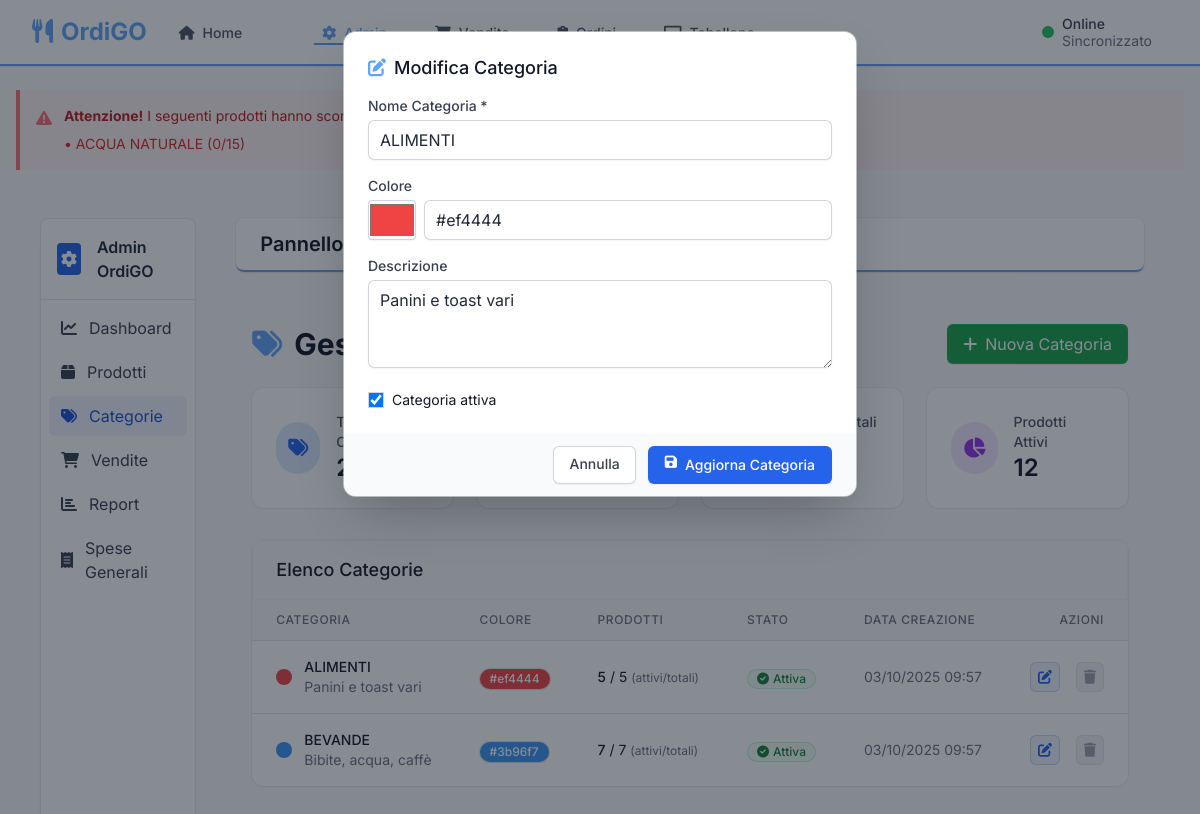
Page /index.php?route=admin&page=categories&action=edit&id=1 on the committed database.
### tables this page shows
CREATE TABLE products (
            id INTEGER PRIMARY KEY AUTOINCREMENT,
            name VARCHAR(200) NOT NULL,
            description TEXT,
            purchase_price DECIMAL(10,2) NOT NULL,
            category_id INTEGER,
            stock_quantity INTEGER DEFAULT 0,
            min_stock_level INTEGER DEFAULT 5,
            image_url VARCHAR(500),
            active BOOLEAN DEFAULT 1,
            created_at DATETIME DEFAULT CURRENT_TIMESTAMP,
            updated_at DATETIME DEFAULT CURRENT_TIMESTAMP, selling_price DECIMAL(10,2) DEFAULT 0,
            FOREIGN KEY (category_id) REFERENCES categories(id) ON DELETE SET NULL
        );

CREATE TABLE categories (
            id INTEGER PRIMARY KEY AUTOINCREMENT,
            name VARCHAR(100) NOT NULL UNIQUE,
            description TEXT,
            color VARCHAR(7) DEFAULT '#3B82F6',
            icon VARCHAR(50) DEFAULT 'tag',
            active BOOLEAN DEFAULT 1,
            created_at DATETIME DEFAULT CURRENT_TIMESTAMP,
            updated_at DATETIME DEFAULT CURRENT_TIMESTAMP
        );

### admin/categories.php (the view, shortened to what the rows shown need)
<?php
$db = Database::getInstance();
$action = $_POST['action'] ?? $_GET['action'] ?? '';
$stmt = $db->query("
    SELECT c.id, c.name, c.description, c.color as color_hex, c.active, c.created_at,
           COUNT(DISTINCT p_active.id) as active_products,
           COUNT(DISTINCT p_all.id) as product_count
    FROM categories c
    LEFT JOIN products p_active ON c.id = p_active.category_id AND p_active.active = 1
    LEFT JOIN products p_all ON c.id = p_all.category_id
    GROUP BY c.id, c.name, c.description, c.color, c.active, c.created_at
    ORDER BY c.name
");
$categories = $stmt->fetchAll();
$edit_category = null;
if ($action === 'edit' && isset($_GET['id'])) {
    $stmt = $db->query("SELECT * FROM categories WHERE id = ?", [$_GET['id']]);
    $edit_category = $stmt->fetch();
}
?>
<div class="container mx-auto px-4 py-6">
    <div class="flex justify-between items-center mb-6">
        <h1 class="text-3xl font-bold text-gray-900">
            <i class="fas fa-tags mr-3 text-primary"></i>Gestione Categorie
        </h1>
    </div>
    <div class="bg-white rounded-xl shadow-sm ring-1 ring-gray-200/60 overflow-hidden">
        <div class="overflow-x-auto">
            <table class="min-w-full divide-y divide-gray-200">
                <thead class="bg-gray-50">
                    <tr>
                        <th class="px-6 py-3 text-left text-xs font-medium text-gray-500 uppercase tracking-wider">Categoria</th>
                        <th class="px-6 py-3 text-left text-xs font-medium text-gray-500 uppercase tracking-wider">Colore</th>
                        <th class="px-6 py-3 text-left text-xs font-medium text-gray-500 uppercase tracking-wider">Prodotti</th>
                        <th class="px-6 py-3 text-left text-xs font-medium text-gray-500 uppercase tracking-wider">Stato</th>
                        <th class="px-6 py-3 text-left text-xs font-medium text-gray-500 uppercase tracking-wider">Data Creazione</th>
                        <th class="px-6 py-3 text-right text-xs font-medium text-gray-500 uppercase tracking-wider">Azioni</th>
                    </tr>
                </thead>
                <tbody class="bg-white divide-y divide-gray-200">
                    <?php foreach ($categories as $category): ?>
                        <tr class="hover:bg-gray-50 transition">
                            <td class="px-6 py-4 whitespace-nowrap">
                                <div class="flex items-center">
                                    <div class="w-4 h-4 rounded-full mr-3" style="background-color: <?= htmlspecialchars($category['color_hex'] ?? '#3B82F6') ?>"></div>
                                    <div>
                                        <div class="text-sm font-medium text-gray-900"><?= htmlspecialchars($category['name'] ?? '') ?></div>
                                        <?php if (!empty($category['description'])): ?>
                                            <div class="text-sm text-gray-500"><?= htmlspecialchars($category['description']) ?></div>
                                        <?php endif; ?>
                                    </div>
                                </div>
                            </td>
                            <td class="px-6 py-4 whitespace-nowrap">
                                <span class="inline-flex items-center px-2.5 py-0.5 rounded-full text-xs font-medium text-white ring-1 ring-black/10 shadow-sm" style="background-color: <?= htmlspecialchars($category['color_hex'] ?? '#3B82F6') ?>">
                                    <?= htmlspecialchars($category['color_hex'] ?? '#3B82F6') ?>
                                </span>
                            </td>
                            <td class="px-6 py-4 whitespace-nowrap text-sm text-gray-900">
                                <span class="font-medium"><?= $category['active_products'] ?></span> / <?= $category['product_count'] ?>
                                <span class="text-gray-500 text-xs">(attivi/totali)</span>
                            </td>
                            <td class="px-6 py-4 whitespace-nowrap">
                                <?php if ($category['active']): ?>
                                    <span class="inline-flex items-center px-2.5 py-0.5 rounded-full text-xs font-medium bg-green-50 text-green-700 ring-1 ring-inset ring-green-200">
                                        <i class="fas fa-check-circle mr-1"></i>Attiva
                                    </span>
                                <?php else: ?>
                                    <span class="inline-flex items-center px-2.5 py-0.5 rounded-full text-xs font-medium bg-red-50 text-red-700 ring-1 ring-inset ring-red-200">
                                        <i class="fas fa-times-circle mr-1"></i>Inattiva
                                    </span>
                                <?php endif; ?>
                            </td>
                            <td class="px-6 py-4 whitespace-nowrap text-sm text-gray-500">
                                <?= date('d/m/Y H:i', strtotime($category['created_at'])) ?>
                            </td>
                            <td class="px-6 py-4 whitespace-nowrap text-right text-sm font-medium">
                <a href="?route=admin&page=categories&action=edit&id=<?= $category['id'] ?>"
                                   class="inline-flex items-center p-2 rounded-md bg-blue-50 text-blue-600 hover:bg-blue-100 mr-3 ring-1 ring-inset ring-blue-200 transition-colors duration-150">
                                    <i class="fas fa-edit"></i>
                                </a>
                                <?php if ($category['active_products'] == 0): ?>
                <a href="?route=admin&page=categories&action=delete&id=<?= $category['id'] ?>"
                                       onclick="return confirm('Sei sicuro di voler eliminare questa categoria?')"
                                       class="inline-flex items-center p-2 rounded-md bg-red-50 text-red-600 hover:bg-red-100 ring-1 ring-inset ring-red-200 transition-colors duration-150">
                                        <i class="fas fa-trash"></i>
                                    </a>
                                <?php else: ?>
                                    <span class="inline-flex items-center p-2 rounded-md bg-gray-100 text-gray-400 ring-1 ring-inset ring-gray-200 transition-colors duration-150" title="Impossibile eliminare: categoria con prodotti attivi associati">
                                        <i class="fas fa-trash"></i>
                                    </span>
                                <?php endif; ?>
                            </td>
                        </tr>
                    <?php endforeach; ?>
                </tbody>
            </table>
        </div>
    </div>
</div>
<?php if ($edit_category): ?>
<div id="editCategoryModal" class="fixed inset-0 bg-gray-900 bg-opacity-50 z-50" role="dialog" aria-modal="true" aria-labelledby="editCategoryTitle">
    <div class="flex items-center justify-center min-h-screen pt-4 px-4 pb-20 text-center sm:block sm:p-0">
        <div class="inline-block align-bottom bg-white rounded-xl ring-1 ring-gray-200/60 text-left overflow-hidden shadow-2xl transform transition-all my-8 sm:my-8 sm:align-middle w-full max-w-md sm:max-w-lg mx-4 sm:mx-0">
            <form method="POST" action="?route=admin&page=categories&action=edit">
                <div class="bg-white px-4 sm:px-6 py-5 sm:py-6">
                    <div class="sm:flex sm:items-start">
                        <div class="mt-3 text-center sm:mt-0 sm:text-left w-full">
                            <h3 id="editCategoryTitle" class="text-lg leading-6 font-medium text-gray-900 mb-4">
                                <i class="fas fa-edit mr-2 text-primary"></i>Modifica Categoria
                            </h3>
                            <div class="space-y-4">
                                <div>
                                    <label class="block text-sm font-medium text-gray-700 mb-1">Nome Categoria *</label>
                                    <input type="text" name="name" value="<?= htmlspecialchars($edit_category['name']) ?>" required
                                           class="w-full px-3 py-2 rounded-md shadow-sm ring-1 ring-inset ring-gray-300 focus:outline-none focus:ring-2 focus:ring-blue-500">
                                </div>
                                <div>
                                    <label class="block text-sm font-medium text-gray-700 mb-1">Colore</label>
                                    <div class="flex items-center space-x-2">
                                        <input type="color" name="color_hex" value="<?= htmlspecialchars($edit_category['color'] ?? '#3B82F6') ?>"
                                               class="w-12 h-10 rounded cursor-pointer shadow-sm ring-1 ring-inset ring-gray-300">
                                        <input type="text" name="color_hex_text" value="<?= htmlspecialchars($edit_category['color'] ?? '#3B82F6') ?>"
                                               class="flex-1 px-3 py-2 rounded-md shadow-sm ring-1 ring-inset ring-gray-300 focus:outline-none focus:ring-2 focus:ring-blue-500">
                                    </div>
                                </div>
                                <div>
                                    <label class="block text-sm font-medium text-gray-700 mb-1">Descrizione</label>
                                    <textarea name="description" rows="3"
                                              class="w-full px-3 py-2 rounded-md shadow-sm ring-1 ring-inset ring-gray-300 focus:outline-none focus:ring-2 focus:ring-blue-500"><?= htmlspecialchars($edit_category['description'] ?? '') ?></textarea>
                                </div>
                                <div class="flex items-center">
                                    <input type="checkbox" name="active" <?= $edit_category['active'] ? 'checked' : '' ?>
                                           class="h-4 w-4 text-primary focus:ring-primary ring-1 ring-inset ring-gray-300 rounded">
                                    <label class="ml-2 block text-sm text-gray-900">Categoria attiva</label>
                                </div>
                            </div>
                        </div>
                    </div>
                </div>
                <div class="bg-gray-50 px-4 py-3 sm:px-6 sm:flex sm:flex-row-reverse">
                    <button type="submit" class="w-full inline-flex justify-center rounded-md border border-transparent shadow-sm px-4 py-2 bg-blue-600 text-base font-medium text-white hover:bg-blue-700 focus:outline-none focus:ring-2 focus:ring-offset-2 focus:ring-blue-600 sm:ml-3 sm:w-auto sm:text-sm">
                        <i class="fas fa-save mr-2"></i>Aggiorna Categoria
                    </button>
                <a href="?route=admin&page=categories" class="mt-3 w-full inline-flex justify-center rounded-md ring-1 ring-inset ring-gray-300 shadow-sm px-4 py-2 bg-white text-base font-medium text-gray-700 hover:bg-gray-50 focus:outline-none focus:ring-2 focus:ring-offset-2 focus:ring-blue-600 sm:mt-0 sm:ml-3 sm:w-auto sm:text-sm">
                        Annulla
                    </a>
                </div>
            </form>
        </div>
    </div>
</div>
<?php endif; ?>

### templates/header.php (shortened to what the rows shown need)
<!DOCTYPE html>
<html lang="it">
<head>
    <?php
        $twPath = __DIR__ . '/../assets/tailwind.css';
        $twVer = file_exists($twPath) ? filemtime($twPath) : time();
    ?>
    <link rel="stylesheet" href="<?= asset_path('assets/tailwind.css') . '?v=' . $twVer ?>">
    <script src="https://cdn.tailwindcss.com"></script>
    <link rel="stylesheet" href="https://cdnjs.cloudflare.com/ajax/libs/font-awesome/6.0.0/css/all.min.css">
</head>
<body class="bg-gray-50 min-h-screen text-gray-800 font-sans">
    <nav class="bg-white/90 backdrop-blur-md shadow-sm ring-1 ring-gray-200/60" x-data="{ mobileOpen: false }" @keydown.escape="mobileOpen = false" style="border-bottom: 2px solid #60a5fa;">
        <div class="max-w-7xl mx-auto px-4 sm:px-6 lg:px-8">
            <div class="flex justify-between h-16">
                <div class="flex items-center">
                    <div class="flex-shrink-0">
                        <h1 class="text-2xl font-bold text-primary">
                            <i class="fas fa-utensils mr-2"></i>OrdiGO
                        </h1>
                    </div>
                </div>
            </div>
        </div>
    </nav>
    <main class="<?= ($route == 'admin') ? 'py-6 px-4' : 'max-w-7xl mx-auto py-6 sm:px-6 lg:px-8' ?>">
        <div id="global-low-stock-root">
        <?php
        try {
            $db = getDB();
            $stmt = $db->query("
                SELECT name, stock_quantity, min_stock_level
                FROM products
                WHERE stock_quantity <= min_stock_level AND active = 1
            ");
            $scorte_basse = $stmt->fetchAll();
            if (!empty($scorte_basse)): ?>
                <div class="mb-6 bg-red-50 border-l-4 border-red-400 p-4">
                    <div class="flex">
                        <div class="ml-3">
                            <ul id="global-low-stock-list" class="mt-2 text-sm text-red-600">
                                <?php foreach ($scorte_basse as $prodotto): ?>
                                    <li>• <?= htmlspecialchars($prodotto['name']) ?> (<?= (int)$prodotto['stock_quantity'] ?>/<?= (int)$prodotto['min_stock_level'] ?>)</li>
                                <?php endforeach; ?>
                            </ul>
                        </div>
                    </div>
                </div>
            <?php endif;
        } catch (Exception $e) {
        }
        ?>
        </div>

### rows in the picture
products: name "ACQUA NATURALE", stock_quantity "0", min_stock_level "15"
categories: name "ALIMENTI", description "Panini e toast vari", color "#ef4444", active_products "5", product_count "5", shows "Attiva", created_at "03/10/2025 09:57", color_hex "#ef4444", color_hex_text "#ef4444", active "☑"
categories: name "BEVANDE", description "Bibite, acqua, caffè", color "#3b96f7", active_products "7", product_count "7", active True (drawn), created_at "03/10/2025 09:57"

### other values in the picture
array_sum(array_column($categories, 'active_products')) "12"
